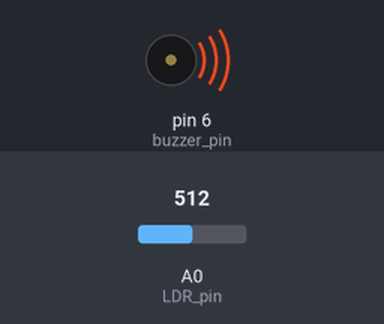
Simulated run of this sketch. Board: Arduino Uno, built with avr-gcc and run on an emulated ATmega328P. Shown: buzzer (waves = sounding). The test bench sets the inputs (shaded band); at power-on: A0 (LDR_pin) = 512.

Above: at 0.1 s.
Timing chart, 0 to 1.6 s (numbered marks = the images above):
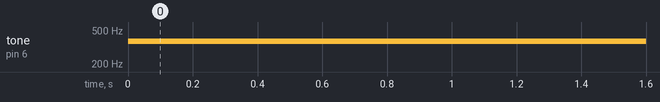

Measured:
- by itself, tone on pin 6 (buzzer_pin): silent → 371 Hz at 0.00 s

The sketch:

ldr_buzzer1.ino
```cpp
const int buzzer_pin = 6;
const int LDR_pin = 0;

void setup() {
  // put your setup code here, to run once:

}

void loop() {
  // put your main code here, to run repeatedly:
double LDR_reading = analogRead (LDR_pin);
int tone_frequency = 200 + round ((LDR_reading) / 3);   //Here, +200 because
tone (buzzer_pin, tone_frequency);
}
```
